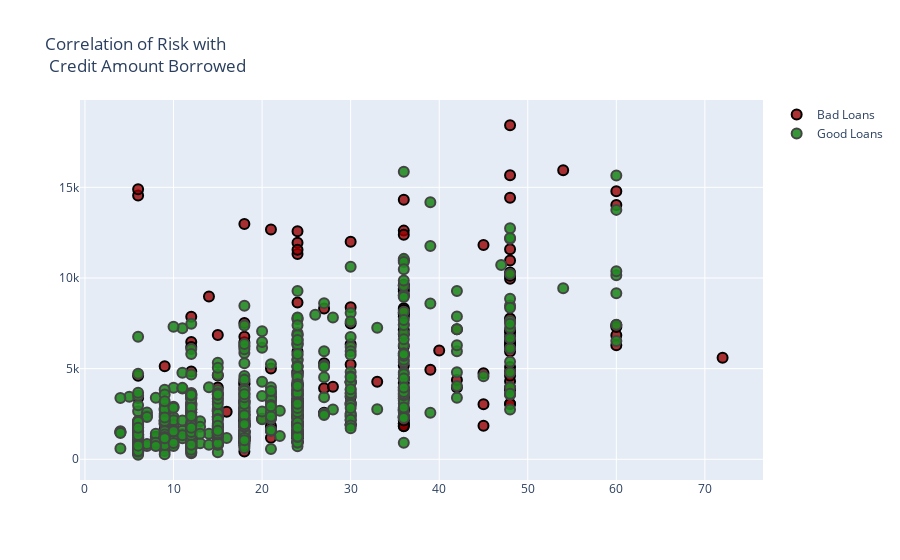

This figure's notebook cell:
### Code cell
# The higher the credit amount the higher the risk of the loan. Scatter plot?
# The higher the duration of the loan the higher the risk of the loan?

bad_credit_amount = df["Credit_amount"].loc[df['Risk'] == 'bad'].values.tolist()
good_credit_amount = df["Credit_amount"].loc[df['Risk'] == 'good'].values.tolist()
bad_duration = df['Duration'].loc[df['Risk'] == 'bad'].values.tolist()
good_duration = df['Duration'].loc[df['Risk'] == 'good'].values.tolist()


bad_loans = go.Scatter(
    x = bad_duration,
    y = bad_credit_amount,
    name = 'Bad Loans',
    mode = 'markers',
    marker = dict(
        size = 10,
        color = 'rgba(152, 0, 0, .8)',
        line = dict(
            width = 2,
            color = 'rgb(0, 0, 0)'
        )
    )
)

good_loans = go.Scatter(
    x = good_duration,
    y = good_credit_amount,
    name = 'Good Loans',
    mode = 'markers',
    marker = dict(
        size = 10,
        color = 'rgba(34, 139, 34, .9)',
        line = dict(
            width = 2,
    
        )
    )
)

data = [bad_loans, good_loans]

layout = dict(title = 'Correlation of Risk with <br> Credit Amount Borrowed',
              yaxis = dict(zeroline = False),
              xaxis = dict(zeroline = False)
             )

fig = dict(data=data, layout=layout)
iplot(fig, filename='styled-scatter')

### Figure 1 — Plotly figure (JSON) as saved in the notebook; plotly's stock layout.template omitted (floating-point values rounded to 4 significant figures; data arrays with more than 128 entries replaced by an {"elided": "..."} marker saying what was removed)
{"data": [{"marker": {"color": "rgba(152, 0, 0, .8)", "line": {"color": "rgb(0, 0, 0)", "width": 2}, "size": 10}, "mode": "markers", "name": "Bad Loans", "type": "scatter", "x": {"elided": "300 int values"}, "y": {"elided": "300 int values"}}, {"marker": {"color": "rgba(34, 139, 34, .9)", "line": {"width": 2}, "size": 10}, "mode": "markers", "name": "Good Loans", "type": "scatter", "x": {"elided": "700 int values"}, "y": {"elided": "700 int values"}}], "layout": {"autosize": true, "title": {"text": "Correlation of Risk with <br> Credit Amount Borrowed"}, "xaxis": {"autorange": true, "range": [-0.3957, 76.4], "type": "linear", "zeroline": false}, "yaxis": {"autorange": true, "range": [-1604.0, 20280.0], "type": "linear", "zeroline": false}}}
